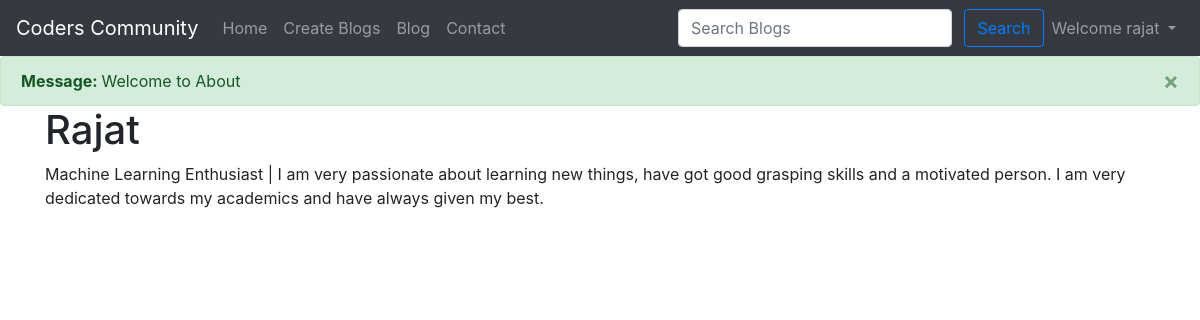
Screenshot of /about/Rajat (signed in) with the database file from the repository.
### blog/models.py (models this page shows, shortened)
class Post(models.Model):
    sno=models.AutoField(primary_key=True)
    title=models.CharField(max_length=50)
    content=models.TextField()
    author=models.CharField(max_length=50)
    authorDesc=models.CharField(max_length=250)
    user = models.ForeignKey(User, blank=True, null=True,
                             on_delete=models.CASCADE)
    slug=models.CharField(max_length=100)
    views=models.IntegerField(default=0)
    timeStamp=models.DateTimeField(blank=True)

### home/views.py (the view)
# urls.py: path('about/<str:authSlug>',views.about,name="about"),
def about(request,authSlug):
    if authSlug==None:
        messages.success(request,"Welcome to About")
        return render(request,"home/contact.html")
    else:
        messages.success(request,"Welcome to About")
        authNames=Post.objects.filter(author=authSlug).first()
        print(authNames.author)
        authDesc=Post.objects.filter(author__startswith=authNames.author).values()
        authDesc=(authDesc[0]['authorDesc'])
        auth={"authNames":authNames,"authDesc":authDesc}
        return render(request,"home/about.html",auth)

### templates/home/about.html (shortened to what this page needs)
{% extends 'base.html' %}
{% block body %}
<div class="container">
    <h1>{{authNames.author}}</h1>
    <p>{{authDesc|safe}}</p>
</div>
{% endblock body %}

### templates/base.html (shortened to what this page needs)
<!DOCTYPE html>
<html lang="en">
  <head>
    <link
      rel="stylesheet"
      href="https://cdn.jsdelivr.net/npm/bootstrap@4.3.1/dist/css/bootstrap.min.css"
    />
  </head>
  <body>
    <nav class="navbar navbar-expand-lg navbar-dark bg-dark">
      <a class="navbar-brand" href="/">Coders Community</a>
      <div class="collapse navbar-collapse" id="navbarSupportedContent">
        <ul class="navbar-nav mr-auto">
          <li class="nav-item {% block homeactive %}{% endblock homeactive %}">
            <a class="nav-link" href="/"
              >Home <span class="sr-only">(current)</span></a
            >
          </li>
          {% if user.is_authenticated %}
          <li class="nav-item  {% block createBlogactive %}{% endblock createBlogactive %} ">
            <a class="nav-link" href="/create-blog">Create Blogs</a>
          </li>
          {% endif %}
          <li class="nav-item {% block blogactive %}{% endblock blogactive %}">
            <a class="nav-link" href="/blog">Blog</a>
          </li>
          <li class="nav-item {% block contactactive %}{% endblock contactactive %}">
            <a class="nav-link" href="/contact">Contact</a>
          </li>
        </ul>
        <div class="ml-auto form-inline">
        <form method="get" action="/search" class=" my-2 my-lg-0">
          <input
            name="query"
            id="search"
            class="form-control mr-sm-2"
            type="search"
            placeholder="Search Blogs"
            aria-label="Search"
          />
          <button class="btn btn-outline-primary my-2 my-sm-0" type="submit">
            Search
          </button>
        </form>
         {% if user.is_authenticated %}
         <ul class="navbar-nav">
          <li class="nav-item dropdown">
            <a class="nav-link dropdown-toggle" href="#" id="navbarDropdown" role="button" data-toggle="dropdown" aria-expanded="false">
              Welcome {{request.user}}
            </a>
          </li>
         </ul>
        </div>
         {% endif %}
      </div>
    </nav>
    {% for message in messages %}
    <div class="alert alert-{{message.tags}} mb-0 alert-dismissible" role="alert">
      <span type="button" class="close" data-dismiss="alert" aria-label="Close"><span aria-hidden="true">&times;</span></span>
      <strong>Message: </strong> {{ message }}
    </div>
    {% endfor %}
    {% block body %} {% endblock body %}
  </body>
</html>

### rows the page displays
Post: author "Rajat"
Post: authorDesc "Machine Learning Enthusiast | I am very passionate about learning new things, have got good grasping skills and a motivated person. I am very dedicated towards my academics and have always given my best."

### other values shown
{{ request.user }} "rajat"
{{ message }} "Welcome to About"
